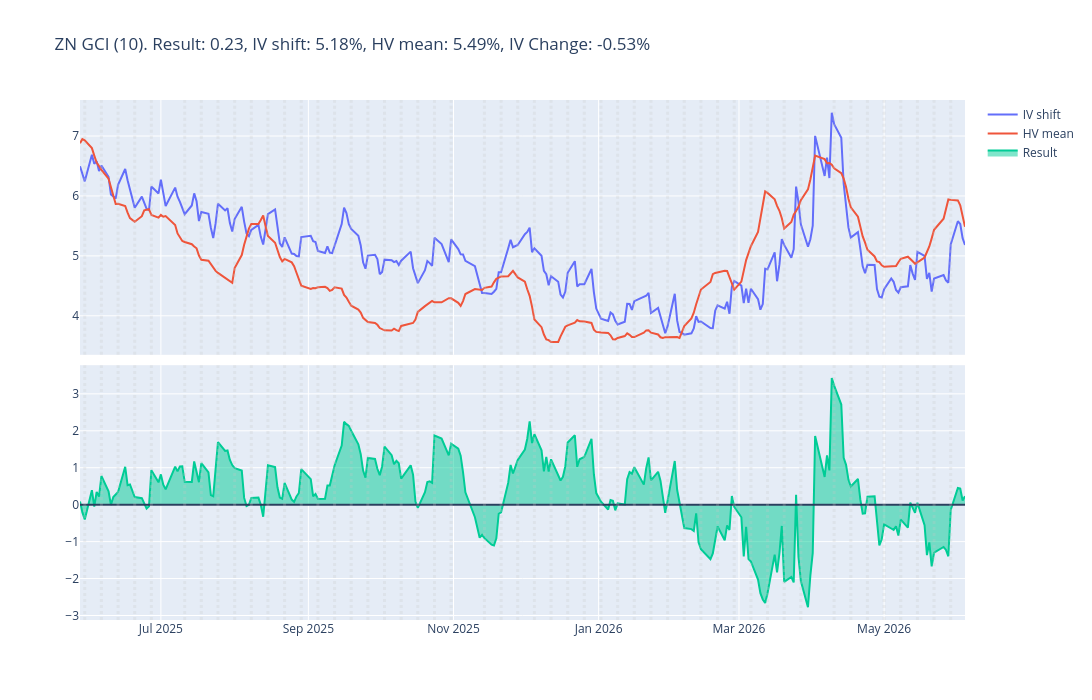
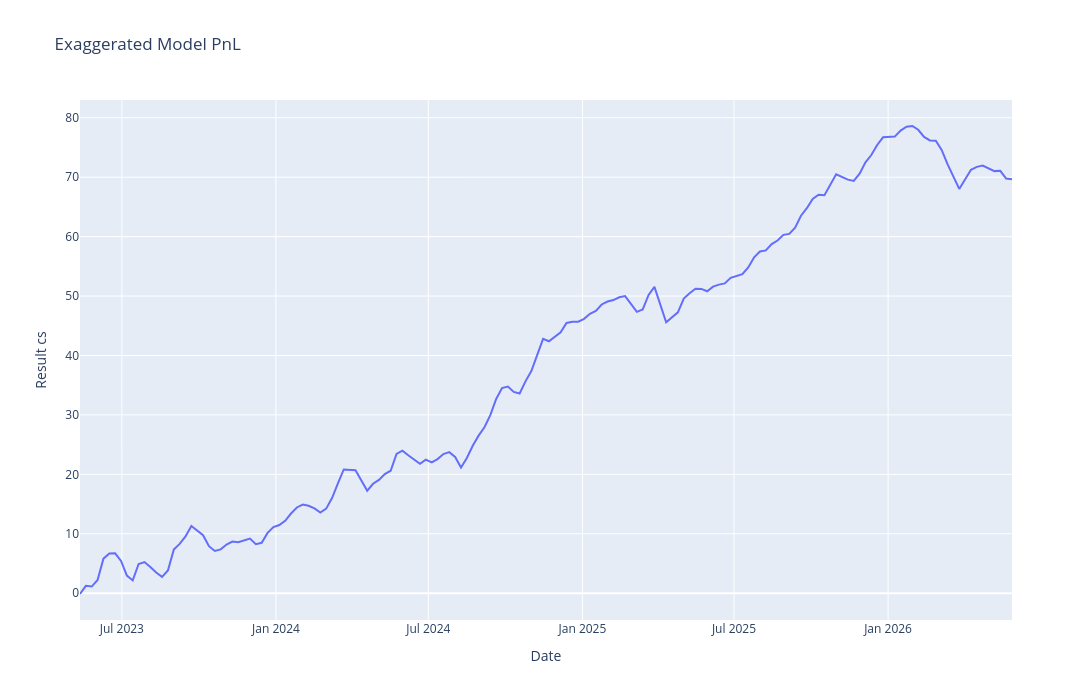

The cell these charts' notebook holds for them, in order:
### Code cell
import yfinance as yf
import pandas as pd
import plotly.express as px
import plotly.graph_objects as go
from plotly.subplots import make_subplots
import sys
sys.path.append('..')
from utils.black76 import *
from utils.my_models import *

fig_hv22_10, hv_df_10_fig, cur_hv_10, cur_fut_10, df_yahoo_10, cur_iv_10, merged_df_10, hv_df_10 = hv_iv_fig(symbol='ZN=F', move_mult=16)

regime_10 = hv_df_10['EmergencyRegime'].iloc[-1]
alarm = regime_10 == 1
color = 'red' if alarm else 'green'

regime_10_style = {
'width': '40px',
'height': '40px',
'borderRadius': '50%',
'backgroundColor': color,
'display': 'inline-block',
'marginLeft': '10px',
'boxShadow': f'0 0 20px {color}'
}

regime_fig = px.line(
hv_df_10,
x='Date',
y='EmergencyRegime',
width=1500,
height=700,
title='Emergency Regime'
)

df_plot = merged_df_10[-252:].copy()
df_plot['Date'] = pd.to_datetime(df_plot['Date'])

# все пятницы
fridays = df_plot.loc[df_plot['Date'].dt.weekday == 4, 'Date']

gci_fig = make_subplots(
rows=2,
cols=1,
shared_xaxes=True,
row_heights=[0.5, 0.5],
vertical_spacing=0.02
)

gci_fig.update_layout(
title=f'ZN GCI (10). Result: {round(df_plot["Result"].iloc[-1], 2)}, IV shift: {round(df_plot["IV shift"].iloc[-1], 2)}%, HV mean: {round(df_plot["HV mean"].iloc[-1], 2)}%, IV Change: {round(df_plot["IV Change"].iloc[-1], 2)}%',
width=1500,
height=700,
)

# верхний график
gci_fig.add_trace(
go.Scatter(
    x=df_plot['Date'],
    y=df_plot['IV shift'],
    mode='lines',
    name='IV shift'
),
row=1, col=1
)

gci_fig.add_trace(
go.Scatter(
    x=df_plot['Date'],
    y=df_plot['HV mean'],
    mode='lines',
    name='HV mean'
),
row=1, col=1
)

# нижняя положительная заливка
gci_fig.add_trace(
go.Scatter(
    x=df_plot['Date'],
    y=df_plot['Result'],
    fill='tozeroy',
    mode='lines',
    name='Result'
),
row=2, col=1
)

gci_fig.add_hline(y=0, row=2, col=1)

for d in fridays:
    gci_fig.add_vline(
        x=d,
        line_width=3,
        line_dash='dot',
        line_color='rgba(200,200,200,0.25)',
        # row=2,
        # col=1
    )

gci_fig.show()
gci_fig.write_html('../charts/zn_iv_vs_hv.html')

merged_df_10_2 = merged_df_10[-750:]
df_fridays = merged_df_10_2.loc[merged_df_10_2['Date'].dt.weekday == 4].copy()
df_fridays['Result cs'] = df_fridays['Result'].cumsum()

df_fridays_fig = px.line(
df_fridays,
x='Date',
y='Result cs',
width=1500,
height=700,
title='Exaggerated Model PnL'
)

df_fridays_fig.show()
df_fridays_fig.write_html('../charts/model_pnl.html')

### Figure 1 — Plotly figure (JSON) as saved in the notebook; plotly's stock layout.template omitted (floating-point values rounded to 4 significant figures; data arrays with more than 128 entries replaced by an {"elided": "..."} marker saying what was removed)
{"data": [{"mode": "lines", "name": "IV shift", "type": "scatter", "x": {"elided": "252 str values"}, "xaxis": "x", "y": {"elided": "252 float values"}, "yaxis": "y"}, {"mode": "lines", "name": "HV mean", "type": "scatter", "x": {"elided": "252 str values"}, "xaxis": "x", "y": {"elided": "252 float values"}, "yaxis": "y"}, {"fill": "tozeroy", "mode": "lines", "name": "Result", "type": "scatter", "x": {"elided": "252 str values"}, "xaxis": "x2", "y": {"elided": "252 float values"}, "yaxis": "y2"}], "layout": {"height": 700, "shapes": [{"type": "line", "x0": 0, "x1": 1, "xref": "x2 domain", "y0": 0, "y1": 0, "yref": "y2"}, {"line": {"color": "rgba(200,200,200,0.25)", "dash": "dot", "width": 3}, "type": "line", "x0": "2025-05-30T00:00:00", "x1": "2025-05-30T00:00:00", "xref": "x", "y0": 0, "y1": 1, "yref": "y domain"}, {"line": {"color": "rgba(200,200,200,0.25)", "dash": "dot", "width": 3}, "type": "line", "x0": "2025-05-30T00:00:00", "x1": "2025-05-30T00:00:00", "xref": "x2", "y0": 0, "y1": 1, "yref": "y2 domain"}, {"line": {"color": "rgba(200,200,200,0.25)", "dash": "dot", "width": 3}, "type": "line", "x0": "2025-06-06T00:00:00", "x1": "2025-06-06T00:00:00", "xref": "x", "y0": 0, "y1": 1, "yref": "y domain"}, {"line": {"color": "rgba(200,200,200,0.25)", "dash": "dot", "width": 3}, "type": "line", "x0": "2025-06-06T00:00:00", "x1": "2025-06-06T00:00:00", "xref": "x2", "y0": 0, "y1": 1, "yref": "y2 domain"}, {"line": {"color": "rgba(200,200,200,0.25)", "dash": "dot", "width": 3}, "type": "line", "x0": "2025-06-13T00:00:00", "x1": "2025-06-13T00:00:00", "xref": "x", "y0": 0, "y1": 1, "yref": "y domain"}, {"line": {"color": "rgba(200,200,200,0.25)", "dash": "dot", "width": 3}, "type": "line", "x0": "2025-06-13T00:00:00", "x1": "2025-06-13T00:00:00", "xref": "x2", "y0": 0, "y1": 1, "yref": "y2 domain"}, {"line": {"color": "rgba(200,200,200,0.25)", "dash": "dot", "width": 3}, "type": "line", "x0": "2025-06-20T00:00:00", "x1": "2025-06-20T00:00:00", "xref": "x", "y0": 0, "y1": 1, "yref": "y domain"}, {"line": {"color": "rgba(200,200,200,0.25)", "dash": "dot", "width": 3}, "type": "line", "x0": "2025-06-20T00:00:00", "x1": "2025-06-20T00:00:00", "xref": "x2", "y0": 0, "y1": 1, "yref": "y2 domain"}, {"line": {"color": "rgba(200,200,200,0.25)", "dash": "dot", "width": 3}, "type": "line", "x0": "2025-06-27T00:00:00", "x1": "2025-06-27T00:00:00", "xref": "x", "y0": 0, "y1": 1, "yref": "y domain"}, {"line": {"color": "rgba(200,200,200,0.25)", "dash": "dot", "width": 3}, "type": "line", "x0": "2025-06-27T00:00:00", "x1": "2025-06-27T00:00:00", "xref": "x2", "y0": 0, "y1": 1, "yref": "y2 domain"}, {"line": {"color": "rgba(200,200,200,0.25)", "dash": "dot", "width": 3}, "type": "line", "x0": "2025-07-11T00:00:00", "x1": "2025-07-11T00:00:00", "xref": "x", "y0": 0, "y1": 1, "yref": "y domain"}, {"line": {"color": "rgba(200,200,200,0.25)", "dash": "dot", "width": 3}, "type": "line", "x0": "2025-07-11T00:00:00", "x1": "2025-07-11T00:00:00", "xref": "x2", "y0": 0, "y1": 1, "yref": "y2 domain"}, {"line": {"color": "rgba(200,200,200,0.25)", "dash": "dot", "width": 3}, "type": "line", "x0": "2025-07-18T00:00:00", "x1": "2025-07-18T00:00:00", "xref": "x", "y0": 0, "y1": 1, "yref": "y domain"}, {"line": {"color": "rgba(200,200,200,0.25)", "dash": "dot", "width": 3}, "type": "line", "x0": "2025-07-18T00:00:00", "x1": "2025-07-18T00:00:00", "xref": "x2", "y0": 0, "y1": 1, "yref": "y2 domain"}, {"line": {"color": "rgba(200,200,200,0.25)", "dash": "dot", "width": 3}, "type": "line", "x0": "2025-07-25T00:00:00", "x1": "2025-07-25T00:00:00", "xref": "x", "y0": 0, "y1": 1, "yref": "y domain"}, {"line": {"color": "rgba(200,200,200,0.25)", "dash": "dot", "width": 3}, "type": "line", "x0": "2025-07-25T00:00:00", "x1": "2025-07-25T00:00:00", "xref": "x2", "y0": 0, "y1": 1, "yref": "y2 domain"}, {"line": {"color": "rgba(200,200,200,0.25)", "dash": "dot", "width": 3}, "type": "line", "x0": "2025-08-01T00:00:00", "x1": "2025-08-01T00:00:00", "xref": "x", "y0": 0, "y1": 1, "yref": "y domain"}, {"line": {"color": "rgba(200,200,200,0.25)", "dash": "dot", "width": 3}, "type": "line", "x0": "2025-08-01T00:00:00", "x1": "2025-08-01T00:00:00", "xref": "x2", "y0": 0, "y1": 1, "yref": "y2 domain"}, {"line": {"color": "rgba(200,200,200,0.25)", "dash": "dot", "width": 3}, "type": "line", "x0": "2025-08-08T00:00:00", "x1": "2025-08-08T00:00:00", "xref": "x", "y0": 0, "y1": 1, "yref": "y domain"}, {"line": {"color": "rgba(200,200,200,0.25)", "dash": "dot", "width": 3}, "type": "line", "x0": "2025-08-08T00:00:00", "x1": "2025-08-08T00:00:00", "xref": "x2", "y0": 0, "y1": 1, "yref": "y2 domain"}, {"line": {"color": "rgba(200,200,200,0.25)", "dash": "dot", "width": 3}, "type": "line", "x0": "2025-08-15T00:00:00", "x1": "2025-08-15T00:00:00", "xref": "x", "y0": 0, "y1": 1, "yref": "y domain"}, {"line": {"color": "rgba(200,200,200,0.25)", "dash": "dot", "width": 3}, "type": "line", "x0": "2025-08-15T00:00:00", "x1": "2025-08-15T00:00:00", "xref": "x2", "y0": 0, "y1": 1, "yref": "y2 domain"}, {"line": {"color": "rgba(200,200,200,0.25)", "dash": "dot", "width": 3}, "type": "line", "x0": "2025-08-22T00:00:00", "x1": "2025-08-22T00:00:00", "xref": "x", "y0": 0, "y1": 1, "yref": "y domain"}, {"line": {"color": "rgba(200,200,200,0.25)", "dash": "dot", "width": 3}, "type": "line", "x0": "2025-08-22T00:00:00", "x1": "2025-08-22T00:00:00", "xref": "x2", "y0": 0, "y1": 1, "yref": "y2 domain"}, {"line": {"color": "rgba(200,200,200,0.25)", "dash": "dot", "width": 3}, "type": "line", "x0": "2025-08-29T00:00:00", "x1": "2025-08-29T00:00:00", "xref": "x", "y0": 0, "y1": 1, "yref": "y domain"}, {"line": {"color": "rgba(200,200,200,0.25)", "dash": "dot", "width": 3}, "type": "line", "x0": "2025-08-29T00:00:00", "x1": "2025-08-29T00:00:00", "xref": "x2", "y0": 0, "y1": 1, "yref": "y2 domain"}, {"line": {"color": "rgba(200,200,200,0.25)", "dash": "dot", "width": 3}, "type": "line", "x0": "2025-09-05T00:00:00", "x1": "2025-09-05T00:00:00", "xref": "x", "y0": 0, "y1": 1, "yref": "y domain"}, {"line": {"color": "rgba(200,200,200,0.25)", "dash": "dot", "width": 3}, "type": "line", "x0": "2025-09-05T00:00:00", "x1": "2025-09-05T00:00:00", "xref": "x2", "y0": 0, "y1": 1, "yref": "y2 domain"}, {"line": {"color": "rgba(200,200,200,0.25)", "dash": "dot", "width": 3}, "type": "line", "x0": "2025-09-12T00:00:00", "x1": "2025-09-12T00:00:00", "xref": "x", "y0": 0, "y1": 1, "yref": "y domain"}, {"line": {"color": "rgba(200,200,200,0.25)", "dash": "dot", "width": 3}, "type": "line", "x0": "2025-09-12T00:00:00", "x1": "2025-09-12T00:00:00", "xref": "x2", "y0": 0, "y1": 1, "yref": "y2 domain"}, {"line": {"color": "rgba(200,200,200,0.25)", "dash": "dot", "width": 3}, "type": "line", "x0": "2025-09-19T00:00:00", "x1": "2025-09-19T00:00:00", "xref": "x", "y0": 0, "y1": 1, "yref": "y domain"}, {"line": {"color": "rgba(200,200,200,0.25)", "dash": "dot", "width": 3}, "type": "line", "x0": "2025-09-19T00:00:00", "x1": "2025-09-19T00:00:00", "xref": "x2", "y0": 0, "y1": 1, "yref": "y2 domain"}, {"line": {"color": "rgba(200,200,200,0.25)", "dash": "dot", "width": 3}, "type": "line", "x0": "2025-09-26T00:00:00", "x1": "2025-09-26T00:00:00", "xref": "x", "y0": 0, "y1": 1, "yref": "y domain"}, {"line": {"color": "rgba(200,200,200,0.25)", "dash": "dot", "width": 3}, "type": "line", "x0": "2025-09-26T00:00:00", "x1": "2025-09-26T00:00:00", "xref": "x2", "y0": 0, "y1": 1, "yref": "y2 domain"}, {"line": {"color": "rgba(200,200,200,0.25)", "dash": "dot", "width": 3}, "type": "line", "x0": "2025-10-03T00:00:00", "x1": "2025-10-03T00:00:00", "xref": "x", "y0": 0, "y1": 1, "yref": "y domain"}, {"line": {"color": "rgba(200,200,200,0.25)", "dash": "dot", "width": 3}, "type": "line", "x0": "2025-10-03T00:00:00", "x1": "2025-10-03T00:00:00", "xref": "x2", "y0": 0, "y1": 1, "yref": "y2 domain"}, {"line": {"color": "rgba(200,200,200,0.25)", "dash": "dot", "width": 3}, "type": "line", "x0": "2025-10-10T00:00:00", "x1": "2025-10-10T00:00:00", "xref": "x", "y0": 0, "y1": 1, "yref": "y domain"}, {"line": {"color": "rgba(200,200,200,0.25)", "dash": "dot", "width": 3}, "type": "line", "x0": "2025-10-10T00:00:00", "x1": "2025-10-10T00:00:00", "xref": "x2", "y0": 0, "y1": 1, "yref": "y2 domain"}, {"line": {"color": "rgba(200,200,200,0.25)", "dash": "dot", "width": 3}, "type": "line", "x0": "2025-10-17T00:00:00", "x1": "2025-10-17T00:00:00", "xref": "x", "y0": 0, "y1": 1, "yref": "y domain"}, {"line": {"color": "rgba(200,200,200,0.25)", "dash": "dot", "width": 3}, "type": "line", "x0": "2025-10-17T00:00:00", "x1": "2025-10-17T00:00:00", "xref": "x2", "y0": 0, "y1": 1, "yref": "y2 domain"}, {"line": {"color": "rgba(200,200,200,0.25)", "dash": "dot", "width": 3}, "type": "line", "x0": "2025-10-24T00:00:00", "x1": "2025-10-24T00:00:00", "xref": "x", "y0": 0, "y1": 1, "yref": "y domain"}, {"line": {"color": "rgba(200,200,200,0.25)", "dash": "dot", "width": 3}, "type": "line", "x0": "2025-10-24T00:00:00", "x1": "2025-10-24T00:00:00", "xref": "x2", "y0": 0, "y1": 1, "yref": "y2 domain"}, {"line": {"color": "rgba(200,200,200,0.25)", "dash": "dot", "width": 3}, "type": "line", "x0": "2025-10-31T00:00:00", "x1": "2025-10-31T00:00:00", "xref": "x", "y0": 0, "y1": 1, "yref": "y domain"}, {"line": {"color": "rgba(200,200,200,0.25)", "dash": "dot", "width": 3}, "type": "line", "x0": "2025-10-31T00:00:00", "x1": "2025-10-31T00:00:00", "xref": "x2", "y0": 0, "y1": 1, "yref": "y2 domain"}, {"line": {"color": "rgba(200,200,200,0.25)", "dash": "dot", "width": 3}, "type": "line", "x0": "2025-11-14T00:00:00", "x1": "2025-11-14T00:00:00", "xref": "x", "y0": 0, "y1": 1, "yref": "y domain"}, {"line": {"color": "rgba(200,200,200,0.25)", "dash": "dot", "width": 3}, "type": "line", "x0": "2025-11-14T00:00:00", "x1": "2025-11-14T00:00:00", "xref": "x2", "y0": 0, "y1": 1, "yref": "y2 domain"}, {"line": {"color": "rgba(200,200,200,0.25)", "dash": "dot", "width": 3}, "type": "line", "x0": "2025-11-21T00:00:00", "x1": "2025-11-21T00:00:00", "xref": "x", "y0": 0, "y1": 1, "yref": "y domain"}, {"line": {"color": "rgba(200,200,200,0.25)", "dash": "dot", "width": 3}, "type": "line", "x0": "2025-11-21T00:00:00", "x1": "2025-11-21T00:00:00", "xref": "x2", "y0": 0, "y1": 1, "yref": "y2 domain"}, {"line": {"color": "rgba(200,200,200,0.25)", "dash": "dot", "width": 3}, "type": "line", "x0": "2025-11-28T00:00:00", "x1": "2025-11-28T00:00:00", "xref": "x", "y0": 0, "y1": 1, "yref": "y domain"}, {"line": {"color": "rgba(200,200,200,0.25)", "dash": "dot", "width": 3}, "type": "line", "x0": "2025-11-28T00:00:00", "x1": "2025-11-28T00:00:00", "xref": "x2", "y0": 0, "y1": 1, "yref": "y2 domain"}, {"line": {"color": "rgba(200,200,200,0.25)", "dash": "dot", "width": 3}, "type": "line", "x0": "2025-12-05T00:00:00", "x1": "2025-12-05T00:00:00", "xref": "x", "y0": 0, "y1": 1, "yref": "y domain"}, {"line": {"color": "rgba(200,200,200,0.25)", "dash": "dot", "width": 3}, "type": "line", "x0": "2025-12-05T00:00:00", "x1": "2025-12-05T00:00:00", "xref": "x2", "y0": 0, "y1": 1, "yref": "y2 domain"}, {"line": {"color": "rgba(200,200,200,0.25)", "dash": "dot", "width": 3}, "type": "line", "x0": "2025-12-12T00:00:00", "x1": "2025-12-12T00:00:00", "xref": "x", "y0": 0, "y1": 1, "yref": "y domain"}, {"line": {"color": "rgba(200,200,200,0.25)", "dash": "dot", "width": 3}, "type": "line", "x0": "2025-12-12T00:00:00", "x1": "2025-12-12T00:00:00", "xref": "x2", "y0": 0, "y1": 1, "yref": "y2 domain"}, {"line": {"color": "rgba(200,200,200,0.25)", "dash": "dot", "width": 3}, "type": "line", "x0": "2025-12-19T00:00:00", "x1": "2025-12-19T00:00:00", "xref": "x", "y0": 0, "y1": 1, "yref": "y domain"}, {"line": {"color": "rgba(200,200,200,0.25)", "dash": "dot", "width": 3}, "type": "line", "x0": "2025-12-19T00:00:00", "x1": "2025-12-19T00:00:00", "xref": "x2", "y0": 0, "y1": 1, "yref": "y2 domain"}, {"line": {"color": "rgba(200,200,200,0.25)", "dash": "dot", "width": 3}, "type": "line", "x0": "2025-12-26T00:00:00", "x1": "2025-12-26T00:00:00", "xref": "x", "y0": 0, "y1": 1, "yref": "y domain"}, {"line": {"color": "rgba(200,200,200,0.25)", "dash": "dot", "width": 3}, "type": "line", "x0": "2025-12-26T00:00:00", "x1": "2025-12-26T00:00:00", "xref": "x2", "y0": 0, "y1": 1, "yref": "y2 domain"}, {"line": {"color": "rgba(200,200,200,0.25)", "dash": "dot", "width": 3}, "type": "line", "x0": "2026-01-02T00:00:00", "x1": "2026-01-02T00:00:00", "xref": "x", "y0": 0, "y1": 1, "yref": "y domain"}, {"line": {"color": "rgba(200,200,200,0.25)", "dash": "dot", "width": 3}, "type": "line", "x0": "2026-01-02T00:00:00", "x1": "2026-01-02T00:00:00", "xref": "x2", "y0": 0, "y1": 1, "yref": "y2 domain"}, {"line": {"color": "rgba(200,200,200,0.25)", "dash": "dot", "width": 3}, "type": "line", "x0": "2026-01-09T00:00:00", "x1": "2026-01-09T00:00:00", "xref": "x", "y0": 0, "y1": 1, "yref": "y domain"}, {"line": {"color": "rgba(200,200,200,0.25)", "dash": "dot", "width": 3}, "type": "line", "x0": "2026-01-09T00:00:00", "x1": "2026-01-09T00:00:00", "xref": "x2", "y0": 0, "y1": 1, "yref": "y2 domain"}, {"line": {"color": "rgba(200,200,200,0.25)", "dash": "dot", "width": 3}, "type": "line", "x0": "2026-01-16T00:00:00", "x1": "2026-01-16T00:00:00", "xref": "x", "y0": 0, "y1": 1, "yref": "y domain"}, {"line": {"color": "rgba(200,200,200,0.25)", "dash": "dot", "width": 3}, "type": "line", "x0": "2026-01-16T00:00:00", "x1": "2026-01-16T00:00:00", "xref": "x2", "y0": 0, "y1": 1, "yref": "y2 domain"}, {"line": {"color": "rgba(200,200,200,0.25)", "dash": "dot", "width": 3}, "type": "line", "x0": "2026-01-23T00:00:00", "x1": "2026-01-23T00:00:00", "xref": "x", "y0": 0, "y1": 1, "yref": "y domain"}, {"line": {"color": "rgba(200,200,200,0.25)", "dash": "dot", "width": 3}, "type": "line", "x0": "2026-01-23T00:00:00", "x1": "2026-01-23T00:00:00", "xref": "x2", "y0": 0, "y1": 1, "yref": "y2 domain"}, {"line": {"color": "rgba(200,200,200,0.25)", "dash": "dot", "width": 3}, "type": "line", "x0": "2026-01-30T00:00:00", "x1": "2026-01-30T00:00:00", "xref": "x", "y0": 0, "y1": 1, "yref": "y domain"}, {"line": {"color": "rgba(200,200,200,0.25)", "dash": "dot", "width": 3}, "type": "line", "x0": "2026-01-30T00:00:00", "x1": "2026-01-30T00:00:00", "xref": "x2", "y0": 0, "y1": 1, "yref": "y2 domain"}, {"line": {"color": "rgba(200,200,200,0.25)", "dash": "dot", "width": 3}, "type": "line", "x0": "2026-02-06T00:00:00", "x1": "2026-02-06T00:00:00", "xref": "x", "y0": 0, "y1": 1, "yref": "y domain"}, {"line": {"color": "rgba(200,200,200,0.25)", "dash": "dot", "width": 3}, "type": "line", "x0": "2026-02-06T00:00:00", "x1": "2026-02-06T00:00:00", "xref": "x2", "y0": 0, "y1": 1, "yref": "y2 domain"}, {"line": {"color": "rgba(200,200,200,0.25)", "dash": "dot", "width": 3}, "type": "line", "x0": "2026-02-13T00:00:00", "x1": "2026-02-13T00:00:00", "xref": "x", "y0": 0, "y1": 1, "yref": "y domain"}, {"line": {"color": "rgba(200,200,200,0.25)", "dash": "dot", "width": 3}, "type": "line", "x0": "2026-02-13T00:00:00", "x1": "2026-02-13T00:00:00", "xref": "x2", "y0": 0, "y1": 1, "yref": "y2 domain"}, {"line": {"color": "rgba(200,200,200,0.25)", "dash": "dot", "width": 3}, "type": "line", "x0": "2026-02-20T00:00:00", "x1": "2026-02-20T00:00:00", "xref": "x", "y0": 0, "y1": 1, "yref": "y domain"}, {"line": {"color": "rgba(200,200,200,0.25)", "dash": "dot", "width": 3}, "type": "line", "x0": "2026-02-20T00:00:00", "x1": "2026-02-20T00:00:00", "xref": "x2", "y0": 0, "y1": 1, "yref": "y2 domain"}, {"line": {"color": "rgba(200,200,200,0.25)", "dash": "dot", "width": 3}, "type": "line", "x0": "2026-02-27T00:00:00", "x1": "2026-02-27T00:00:00", "xref": "x", "y0": 0, "y1": 1, "yref": "y domain"}, {"line": {"color": "rgba(200,200,200,0.25)", "dash": "dot", "width": 3}, "type": "line", "x0": "2026-02-27T00:00:00", "x1": "2026-02-27T00:00:00", "xref": "x2", "y0": 0, "y1": 1, "yref": "y2 domain"}, {"line": {"color": "rgba(200,200,200,0.25)", "dash": "dot", "width": 3}, "type": "line", "x0": "2026-03-06T00:00:00", "x1": "2026-03-06T00:00:00", "xref": "x", "y0": 0, "y1": 1, "yref": "y domain"}, {"line": {"color": "rgba(200,200,200,0.25)", "dash": "dot", "width": 3}, "type": "line", "x0": "2026-03-06T00:00:00", "x1": "2026-03-06T00:00:00", "xref": "x2", "y0": 0, "y1": 1, "yref": "y2 domain"}, {"line": {"color": "rgba(200,200,200,0.25)", "dash": "dot", "width": 3}, "type": "line", "x0": "2026-03-13T00:00:00", "x1": "2026-03-13T00:00:00", "xref": "x", "y0": 0, "y1": 1, "yref": "y domain"}, {"line": {"color": "rgba(200,200,200,0.25)", "dash": "dot", "width": 3}, "type": "line", "x0": "2026-03-13T00:00:00", "x1": "2026-03-13T00:00:00", "xref": "x2", "y0": 0, "y1": 1, "yref": "y2 domain"}, {"line": {"color": "rgba(200,200,200,0.25)", "dash": "dot", "width": 3}, "type": "line", "x0": "2026-03-20T00:00:00", "x1": "2026-03-20T00:00:00", "xref": "x", "y0": 0, "y1": 1, "yref": "y domain"}, {"line": {"color": "rgba(200,200,200,0.25)", "dash": "dot", "width": 3}, "type": "line", "x0": "2026-03-20T00:00:00", "x1": "2026-03-20T00:00:00", "xref": "x2", "y0": 0, "y1": 1, "yref": "y2 domain"}, {"line": {"color": "rgba(200,200,200,0.25)", "dash": "dot", "width": 3}, "type": "line", "x0": "2026-03-27T00:00:00", "x1": "2026-03-27T00:00:00", "xref": "x", "y0": 0, "y1": 1, "yref": "y domain"}, {"line": {"color": "rgba(200,200,200,0.25)", "dash": "dot", "width": 3}, "type": "line", "x0": "2026-03-27T00:00:00", "x1": "2026-03-27T00:00:00", "xref": "x2", "y0": 0, "y1": 1, "yref": "y2 domain"}, {"line": {"color": "rgba(200,200,200,0.25)", "dash": "dot", "width": 3}, "type": "line", "x0": "2026-04-10T00:00:00", "x1": "2026-04-10T00:00:00", "xref": "x", "y0": 0, "y1": 1, "yref": "y domain"}, {"line": {"color": "rgba(200,200,200,0.25)", "dash": "dot", "width": 3}, "type": "line", "x0": "2026-04-10T00:00:00", "x1": "2026-04-10T00:00:00", "xref": "x2", "y0": 0, "y1": 1, "yref": "y2 domain"}, {"line": {"color": "rgba(200,200,200,0.25)", "dash": "dot", "width": 3}, "type": "line", "x0": "2026-04-17T00:00:00", "x1": "2026-04-17T00:00:00", "xref": "x", "y0": 0, "y1": 1, "yref": "y domain"}, {"line": {"color": "rgba(200,200,200,0.25)", "dash": "dot", "width": 3}, "type": "line", "x0": "2026-04-17T00:00:00", "x1": "2026-04-17T00:00:00", "xref": "x2", "y0": 0, "y1": 1, "yref": "y2 domain"}, {"line": {"color": "rgba(200,200,200,0.25)", "dash": "dot", "width": 3}, "type": "line", "x0": "2026-04-24T00:00:00", "x1": "2026-04-24T00:00:00", "xref": "x", "y0": 0, "y1": 1, "yref": "y domain"}, {"line": {"color": "rgba(200,200,200,0.25)", "dash": "dot", "width": 3}, "type": "line", "x0": "2026-04-24T00:00:00", "x1": "2026-04-24T00:00:00", "xref": "x2", "y0": 0, "y1": 1, "yref": "y2 domain"}, {"line": {"color": "rgba(200,200,200,0.25)", "dash": "dot", "width": 3}, "type": "line", "x0": "2026-05-01T00:00:00", "x1": "2026-05-01T00:00:00", "xref": "x", "y0": 0, "y1": 1, "yref": "y domain"}, {"line": {"color": "rgba(200,200,200,0.25)", "dash": "dot", "width": 3}, "type": "line", "x0": "2026-05-01T00:00:00", "x1": "2026-05-01T00:00:00", "xref": "x2", "y0": 0, "y1": 1, "yref": "y2 domain"}, {"line": {"color": "rgba(200,200,200,0.25)", "dash": "dot", "width": 3}, "type": "line", "x0": "2026-05-08T00:00:00", "x1": "2026-05-08T00:00:00", "xref": "x", "y0": 0, "y1": 1, "yref": "y domain"}, {"line": {"color": "rgba(200,200,200,0.25)", "dash": "dot", "width": 3}, "type": "line", "x0": "2026-05-08T00:00:00", "x1": "2026-05-08T00:00:00", "xref": "x2", "y0": 0, "y1": 1, "yref": "y2 domain"}, {"line": {"color": "rgba(200,200,200,0.25)", "dash": "dot", "width": 3}, "type": "line", "x0": "2026-05-15T00:00:00", "x1": "2026-05-15T00:00:00", "xref": "x", "y0": 0, "y1": 1, "yref": "y domain"}, {"line": {"color": "rgba(200,200,200,0.25)", "dash": "dot", "width": 3}, "type": "line", "x0": "2026-05-15T00:00:00", "x1": "2026-05-15T00:00:00", "xref": "x2", "y0": 0, "y1": 1, "yref": "y2 domain"}, {"line": {"color": "rgba(200,200,200,0.25)", "dash": "dot", "width": 3}, "type": "line", "x0": "2026-05-22T00:00:00", "x1": "2026-05-22T00:00:00", "xref": "x", "y0": 0, "y1": 1, "yref": "y domain"}, {"line": {"color": "rgba(200,200,200,0.25)", "dash": "dot", "width": 3}, "type": "line", "x0": "2026-05-22T00:00:00", "x1": "2026-05-22T00:00:00", "xref": "x2", "y0": 0, "y1": 1, "yref": "y2 domain"}, {"line": {"color": "rgba(200,200,200,0.25)", "dash": "dot", "width": 3}, "type": "line", "x0": "2026-05-29T00:00:00", "x1": "2026-05-29T00:00:00", "xref": "x", "y0": 0, "y1": 1, "yref": "y domain"}, {"line": {"color": "rgba(200,200,200,0.25)", "dash": "dot", "width": 3}, "type": "line", "x0": "2026-05-29T00:00:00", "x1": "2026-05-29T00:00:00", "xref": "x2", "y0": 0, "y1": 1, "yref": "y2 domain"}], "title": {"text": "ZN GCI (10). Result: 0.23, IV shift: 5.18%, HV mean: 5.49%, IV Change: -0.53%"}, "width": 1500, "xaxis": {"anchor": "y", "autorange": true, "domain": [0, 1], "matches": "x2", "range": ["2025-05-28", "2026-06-04"], "showticklabels": false, "type": "date"}, "xaxis2": {"anchor": "y2", "autorange": true, "domain": [0, 1], "range": ["2025-05-28", "2026-06-04"], "type": "date"}, "yaxis": {"anchor": "x", "autorange": true, "domain": [0.51, 1], "range": [3.349, 7.601], "type": "linear"}, "yaxis2": {"anchor": "x2", "autorange": true, "domain": [0, 0.49], "range": [-3.122, 3.776], "type": "linear"}}}

### Figure 2 — Plotly figure (JSON) as saved in the notebook; plotly's stock layout.template omitted (floating-point values rounded to 4 significant figures; data arrays with more than 128 entries replaced by an {"elided": "..."} marker saying what was removed)
{"data": [{"hovertemplate": "Date=%{x}<br>Result cs=%{y}<extra></extra>", "legendgroup": "", "line": {"color": "#636efa", "dash": "solid"}, "marker": {"symbol": "circle"}, "mode": "lines", "name": "", "orientation": "v", "showlegend": false, "type": "scatter", "x": {"elided": "152 str values"}, "xaxis": "x", "y": {"elided": "152 float values"}, "yaxis": "y"}], "layout": {"height": 700, "legend": {"tracegroupgap": 0}, "title": {"text": "Exaggerated Model PnL"}, "width": 1500, "xaxis": {"anchor": "y", "autorange": true, "domain": [0, 1], "range": ["2023-05-12", "2026-05-29"], "title": {"text": "Date"}, "type": "date"}, "yaxis": {"anchor": "x", "autorange": true, "domain": [0, 1], "range": [-4.505, 82.99], "title": {"text": "Result cs"}, "type": "linear"}}}
